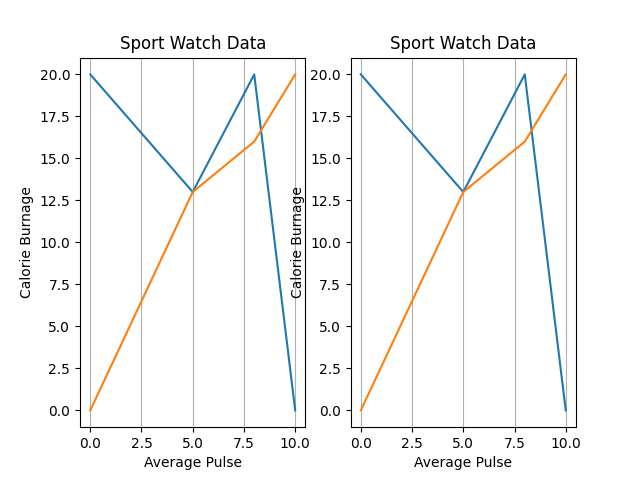

Source code (Python):
import matplotlib.pyplot as mp
import numpy as np
mp.subplot(1,2,1)
mp.plot(np.array([0,5,8,10]),np.array([20,13,20,0]),np.array([0,5,8,10]),np.array([0,13,16,20]))
mp.title("Sport Watch Data")
mp.xlabel("Average Pulse")
mp.ylabel("Calorie Burnage")
mp.grid(axis="x")
mp.subplot(1,2,2)
mp.plot(np.array([0,5,8,10]),np.array([20,13,20,0]),np.array([0,5,8,10]),np.array([0,13,16,20]))
mp.title("Sport Watch Data")
mp.xlabel("Average Pulse")
mp.ylabel("Calorie Burnage")
mp.grid(axis="x")
mp.show()
